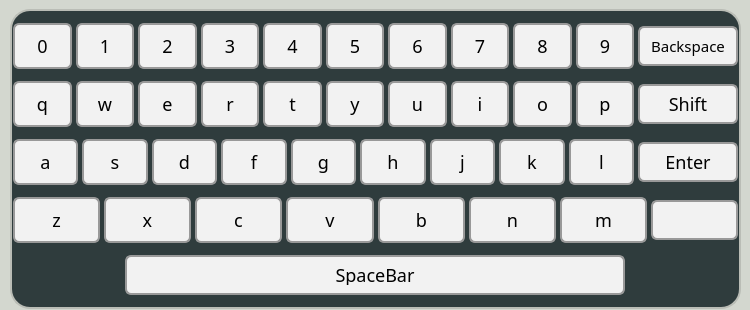
<?xml version="1.0" encoding="UTF-8"?>
<ui version="4.0">
 <class>MSMKeyboard</class>
 <widget class="QWidget" name="MSMKeyboard">
  <property name="windowModality">
   <enum>Qt::NonModal</enum>
  </property>
  <property name="geometry">
   <rect>
    <x>0</x>
    <y>0</y>
    <width>750</width>
    <height>310</height>
   </rect>
  </property>
  <property name="sizePolicy">
   <sizepolicy hsizetype="Expanding" vsizetype="Preferred">
    <horstretch>0</horstretch>
    <verstretch>0</verstretch>
   </sizepolicy>
  </property>
  <property name="minimumSize">
   <size>
    <width>750</width>
    <height>310</height>
   </size>
  </property>
  <property name="maximumSize">
   <size>
    <width>750</width>
    <height>310</height>
   </size>
  </property>
  <property name="windowTitle">
   <string>Form</string>
  </property>
  <property name="styleSheet">
   <string notr="true">background-color: rgb(211, 215, 207);</string>
  </property>
  <widget class="QFrame" name="verticalFrame">
   <property name="geometry">
    <rect>
     <x>10</x>
     <y>9</y>
     <width>731</width>
     <height>300</height>
    </rect>
   </property>
   <property name="styleSheet">
    <string notr="true">border: 2px solid #000000;
color: rgb(255, 255, 255);
background-color: rgb(47, 60, 61);
border-color: rgb(186, 189, 182);
border-radius: 20px;</string>
   </property>
   <layout class="QVBoxLayout" name="verticalLayout">
    <property name="spacing">
     <number>0</number>
    </property>
    <property name="leftMargin">
     <number>1</number>
    </property>
    <property name="topMargin">
     <number>0</number>
    </property>
    <property name="rightMargin">
     <number>1</number>
    </property>
    <property name="bottomMargin">
     <number>0</number>
    </property>
    <item>
     <layout class="QHBoxLayout" name="horizontalLayout_2">
      <property name="spacing">
       <number>4</number>
      </property>
      <item>
       <widget class="QPushButton" name="n_">
        <property name="font">
         <font>
          <family>Gilroy</family>
          <pointsize>-1</pointsize>
         </font>
        </property>
        <property name="focusPolicy">
         <enum>Qt::NoFocus</enum>
        </property>
        <property name="styleSheet">
         <string notr="true">QPushButton {
	color: rgb(0, 0, 0);
    background-color: #f2f2f2;
    border: 2px solid #999;
    border-radius: 6px;
    padding: 8px;
    font-size: 18px;
}

QPushButton:pressed {
    background-color: #ccc;
    border: 2px inset #666;
}</string>
        </property>
        <property name="text">
         <string>0</string>
        </property>
        <property name="flat">
         <bool>true</bool>
        </property>
       </widget>
      </item>
      <item>
       <widget class="QPushButton" name="n_1">
        <property name="font">
         <font>
          <family>Gilroy</family>
          <pointsize>-1</pointsize>
         </font>
        </property>
        <property name="focusPolicy">
         <enum>Qt::NoFocus</enum>
        </property>
        <property name="styleSheet">
         <string notr="true">QPushButton {
	color: rgb(0, 0, 0);
    background-color: #f2f2f2;
    border: 2px solid #999;
    border-radius: 6px;
    padding: 8px;
    font-size: 18px;
}

QPushButton:pressed {
    background-color: #ccc;
    border: 2px inset #666;
}</string>
        </property>
        <property name="text">
         <string>1</string>
        </property>
        <property name="flat">
         <bool>true</bool>
        </property>
       </widget>
      </item>
      <item>
       <widget class="QPushButton" name="n_2">
        <property name="font">
         <font>
          <family>Gilroy</family>
          <pointsize>-1</pointsize>
         </font>
        </property>
        <property name="focusPolicy">
         <enum>Qt::NoFocus</enum>
        </property>
        <property name="styleSheet">
         <string notr="true">QPushButton {
	color: rgb(0, 0, 0);
    background-color: #f2f2f2;
    border: 2px solid #999;
    border-radius: 6px;
    padding: 8px;
    font-size: 18px;
}

QPushButton:pressed {
    background-color: #ccc;
    border: 2px inset #666;
}</string>
        </property>
        <property name="text">
         <string>2</string>
        </property>
        <property name="flat">
         <bool>true</bool>
        </property>
       </widget>
      </item>
      <item>
       <widget class="QPushButton" name="n_3">
        <property name="font">
         <font>
          <family>Gilroy</family>
          <pointsize>-1</pointsize>
         </font>
        </property>
        <property name="focusPolicy">
         <enum>Qt::NoFocus</enum>
        </property>
        <property name="styleSheet">
         <string notr="true">QPushButton {
	color: rgb(0, 0, 0);
    background-color: #f2f2f2;
    border: 2px solid #999;
    border-radius: 6px;
    padding: 8px;
    font-size: 18px;
}

QPushButton:pressed {
    background-color: #ccc;
    border: 2px inset #666;
}</string>
        </property>
        <property name="text">
         <string>3</string>
        </property>
        <property name="flat">
         <bool>true</bool>
        </property>
       </widget>
      </item>
      <item>
       <widget class="QPushButton" name="n_4">
        <property name="font">
         <font>
          <family>Gilroy</family>
          <pointsize>-1</pointsize>
         </font>
        </property>
        <property name="focusPolicy">
         <enum>Qt::NoFocus</enum>
        </property>
        <property name="styleSheet">
         <string notr="true">QPushButton {
	color: rgb(0, 0, 0);
    background-color: #f2f2f2;
    border: 2px solid #999;
    border-radius: 6px;
    padding: 8px;
    font-size: 18px;
}

QPushButton:pressed {
    background-color: #ccc;
    border: 2px inset #666;
}</string>
        </property>
        <property name="text">
         <string>4</string>
        </property>
        <property name="flat">
         <bool>true</bool>
        </property>
       </widget>
      </item>
      <item>
       <widget class="QPushButton" name="n_5">
        <property name="font">
         <font>
          <family>Gilroy</family>
          <pointsize>-1</pointsize>
         </font>
        </property>
        <property name="focusPolicy">
         <enum>Qt::NoFocus</enum>
        </property>
        <property name="styleSheet">
         <string notr="true">QPushButton {
	color: rgb(0, 0, 0);
    background-color: #f2f2f2;
    border: 2px solid #999;
    border-radius: 6px;
    padding: 8px;
    font-size: 18px;
}

QPushButton:pressed {
    background-color: #ccc;
    border: 2px inset #666;
}</string>
        </property>
        <property name="text">
         <string>5</string>
        </property>
        <property name="flat">
         <bool>true</bool>
        </property>
       </widget>
      </item>
      <item>
       <widget class="QPushButton" name="n_6">
        <property name="font">
         <font>
          <family>Gilroy</family>
          <pointsize>-1</pointsize>
         </font>
        </property>
        <property name="focusPolicy">
         <enum>Qt::NoFocus</enum>
        </property>
        <property name="styleSheet">
         <string notr="true">QPushButton {
	color: rgb(0, 0, 0);
    background-color: #f2f2f2;
    border: 2px solid #999;
    border-radius: 6px;
    padding: 8px;
    font-size: 18px;
}

QPushButton:pressed {
    background-color: #ccc;
    border: 2px inset #666;
}</string>
        </property>
        <property name="text">
         <string>6</string>
        </property>
        <property name="flat">
         <bool>true</bool>
        </property>
       </widget>
      </item>
      <item>
       <widget class="QPushButton" name="n_7">
        <property name="font">
         <font>
          <family>Gilroy</family>
          <pointsize>-1</pointsize>
         </font>
        </property>
        <property name="focusPolicy">
         <enum>Qt::NoFocus</enum>
        </property>
        <property name="styleSheet">
         <string notr="true">QPushButton {
	color: rgb(0, 0, 0);
    background-color: #f2f2f2;
    border: 2px solid #999;
    border-radius: 6px;
    padding: 8px;
    font-size: 18px;
}

QPushButton:pressed {
    background-color: #ccc;
    border: 2px inset #666;
}</string>
        </property>
        <property name="text">
         <string>7</string>
        </property>
        <property name="flat">
         <bool>true</bool>
        </property>
       </widget>
      </item>
      <item>
       <widget class="QPushButton" name="n_8">
        <property name="font">
         <font>
          <family>Gilroy</family>
          <pointsize>-1</pointsize>
         </font>
        </property>
        <property name="focusPolicy">
         <enum>Qt::NoFocus</enum>
        </property>
        <property name="styleSheet">
         <string notr="true">QPushButton {
	color: rgb(0, 0, 0);
    background-color: #f2f2f2;
    border: 2px solid #999;
    border-radius: 6px;
    padding: 8px;
    font-size: 18px;
}

QPushButton:pressed {
    background-color: #ccc;
    border: 2px inset #666;
}</string>
        </property>
        <property name="text">
         <string>8</string>
        </property>
        <property name="flat">
         <bool>true</bool>
        </property>
       </widget>
      </item>
      <item>
       <widget class="QPushButton" name="n_9">
        <property name="font">
         <font>
          <family>Gilroy</family>
          <pointsize>-1</pointsize>
         </font>
        </property>
        <property name="focusPolicy">
         <enum>Qt::NoFocus</enum>
        </property>
        <property name="styleSheet">
         <string notr="true">QPushButton {
	color: rgb(0, 0, 0);
    background-color: #f2f2f2;
    border: 2px solid #999;
    border-radius: 6px;
    padding: 8px;
    font-size: 18px;
}

QPushButton:pressed {
    background-color: #ccc;
    border: 2px inset #666;
}</string>
        </property>
        <property name="text">
         <string>9</string>
        </property>
        <property name="flat">
         <bool>true</bool>
        </property>
       </widget>
      </item>
      <item>
       <widget class="QPushButton" name="backspace">
        <property name="minimumSize">
         <size>
          <width>100</width>
          <height>0</height>
         </size>
        </property>
        <property name="maximumSize">
         <size>
          <width>100</width>
          <height>40</height>
         </size>
        </property>
        <property name="font">
         <font>
          <family>Gilroy</family>
          <pointsize>-1</pointsize>
          <bold>false</bold>
          <kerning>false</kerning>
         </font>
        </property>
        <property name="focusPolicy">
         <enum>Qt::NoFocus</enum>
        </property>
        <property name="styleSheet">
         <string notr="true">QPushButton {
	color: rgb(0, 0, 0);
    background-color: #f2f2f2;
    border: 2px solid #999;
    border-radius: 6px;
    padding: 8px;
    font-size: 15px;
}

QPushButton:pressed {
    background-color: #ccc;
    border: 2px inset #666;
}</string>
        </property>
        <property name="text">
         <string>Backspace</string>
        </property>
        <property name="flat">
         <bool>true</bool>
        </property>
       </widget>
      </item>
     </layout>
    </item>
    <item>
     <layout class="QHBoxLayout" name="horizontalLayout">
      <property name="spacing">
       <number>4</number>
      </property>
      <item>
       <widget class="QPushButton" name="key_0">
        <property name="font">
         <font>
          <family>Gilroy</family>
          <pointsize>-1</pointsize>
         </font>
        </property>
        <property name="focusPolicy">
         <enum>Qt::NoFocus</enum>
        </property>
        <property name="styleSheet">
         <string notr="true">QPushButton {
	color: rgb(0, 0, 0);
    background-color: #f2f2f2;
    border: 2px solid #999;
    border-radius: 6px;
    padding: 8px;
    font-size: 18px;
}

QPushButton:pressed {
    background-color: #ccc;
    border: 2px inset #666;
}</string>
        </property>
        <property name="text">
         <string>q</string>
        </property>
        <property name="flat">
         <bool>true</bool>
        </property>
       </widget>
      </item>
      <item>
       <widget class="QPushButton" name="key_1">
        <property name="font">
         <font>
          <family>Gilroy</family>
          <pointsize>-1</pointsize>
         </font>
        </property>
        <property name="focusPolicy">
         <enum>Qt::NoFocus</enum>
        </property>
        <property name="styleSheet">
         <string notr="true">QPushButton {
	color: rgb(0, 0, 0);
    background-color: #f2f2f2;
    border: 2px solid #999;
    border-radius: 6px;
    padding: 8px;
    font-size: 18px;
}

QPushButton:pressed {
    background-color: #ccc;
    border: 2px inset #666;
}</string>
        </property>
        <property name="text">
         <string>w</string>
        </property>
        <property name="flat">
         <bool>true</bool>
        </property>
       </widget>
      </item>
      <item>
       <widget class="QPushButton" name="key_2">
        <property name="font">
         <font>
          <family>Gilroy</family>
          <pointsize>-1</pointsize>
         </font>
        </property>
        <property name="focusPolicy">
         <enum>Qt::NoFocus</enum>
        </property>
        <property name="styleSheet">
         <string notr="true">QPushButton {
	color: rgb(0, 0, 0);
    background-color: #f2f2f2;
    border: 2px solid #999;
    border-radius: 6px;
    padding: 8px;
    font-size: 18px;
}

QPushButton:pressed {
    background-color: #ccc;
    border: 2px inset #666;
}</string>
        </property>
        <property name="text">
         <string>e</string>
        </property>
        <property name="flat">
         <bool>true</bool>
        </property>
       </widget>
      </item>
      <item>
       <widget class="QPushButton" name="key_3">
        <property name="font">
         <font>
          <family>Gilroy</family>
          <pointsize>-1</pointsize>
         </font>
        </property>
        <property name="focusPolicy">
         <enum>Qt::NoFocus</enum>
        </property>
        <property name="styleSheet">
         <string notr="true">QPushButton {
	color: rgb(0, 0, 0);
    background-color: #f2f2f2;
    border: 2px solid #999;
    border-radius: 6px;
    padding: 8px;
    font-size: 18px;
}

QPushButton:pressed {
    background-color: #ccc;
    border: 2px inset #666;
}</string>
        </property>
        <property name="text">
         <string>r</string>
        </property>
        <property name="flat">
         <bool>true</bool>
        </property>
       </widget>
      </item>
      <item>
       <widget class="QPushButton" name="key_4">
        <property name="font">
         <font>
          <family>Gilroy</family>
          <pointsize>-1</pointsize>
         </font>
        </property>
        <property name="focusPolicy">
         <enum>Qt::NoFocus</enum>
        </property>
        <property name="styleSheet">
         <string notr="true">QPushButton {
	color: rgb(0, 0, 0);
    background-color: #f2f2f2;
    border: 2px solid #999;
    border-radius: 6px;
    padding: 8px;
    font-size: 18px;
}

QPushButton:pressed {
    background-color: #ccc;
    border: 2px inset #666;
}</string>
        </property>
        <property name="text">
         <string>t</string>
        </property>
        <property name="flat">
         <bool>true</bool>
        </property>
       </widget>
      </item>
      <item>
       <widget class="QPushButton" name="key_6">
        <property name="font">
         <font>
          <family>Gilroy</family>
          <pointsize>-1</pointsize>
         </font>
        </property>
        <property name="focusPolicy">
         <enum>Qt::NoFocus</enum>
        </property>
        <property name="styleSheet">
         <string notr="true">QPushButton {
	color: rgb(0, 0, 0);
    background-color: #f2f2f2;
    border: 2px solid #999;
    border-radius: 6px;
    padding: 8px;
    font-size: 18px;
}

QPushButton:pressed {
    background-color: #ccc;
    border: 2px inset #666;
}</string>
        </property>
        <property name="text">
         <string>y</string>
        </property>
        <property name="flat">
         <bool>true</bool>
        </property>
       </widget>
      </item>
      <item>
       <widget class="QPushButton" name="key_7">
        <property name="font">
         <font>
          <family>Gilroy</family>
          <pointsize>-1</pointsize>
         </font>
        </property>
        <property name="focusPolicy">
         <enum>Qt::NoFocus</enum>
        </property>
        <property name="styleSheet">
         <string notr="true">QPushButton {
	color: rgb(0, 0, 0);
    background-color: #f2f2f2;
    border: 2px solid #999;
    border-radius: 6px;
    padding: 8px;
    font-size: 18px;
}

QPushButton:pressed {
    background-color: #ccc;
    border: 2px inset #666;
}</string>
        </property>
        <property name="text">
         <string>u</string>
        </property>
        <property name="flat">
         <bool>true</bool>
        </property>
       </widget>
      </item>
      <item>
       <widget class="QPushButton" name="key_5">
        <property name="font">
         <font>
          <family>Gilroy</family>
          <pointsize>-1</pointsize>
         </font>
        </property>
        <property name="focusPolicy">
         <enum>Qt::NoFocus</enum>
        </property>
        <property name="styleSheet">
         <string notr="true">QPushButton {
	color: rgb(0, 0, 0);
    background-color: #f2f2f2;
    border: 2px solid #999;
    border-radius: 6px;
    padding: 8px;
    font-size: 18px;
}

QPushButton:pressed {
    background-color: #ccc;
    border: 2px inset #666;
}</string>
        </property>
        <property name="text">
         <string>i</string>
        </property>
        <property name="flat">
         <bool>true</bool>
        </property>
       </widget>
      </item>
      <item>
       <widget class="QPushButton" name="key_9">
        <property name="font">
         <font>
          <family>Gilroy</family>
          <pointsize>-1</pointsize>
         </font>
        </property>
        <property name="focusPolicy">
         <enum>Qt::NoFocus</enum>
        </property>
        <property name="styleSheet">
         <string notr="true">QPushButton {
	color: rgb(0, 0, 0);
    background-color: #f2f2f2;
    border: 2px solid #999;
    border-radius: 6px;
    padding: 8px;
    font-size: 18px;
}

QPushButton:pressed {
    background-color: #ccc;
    border: 2px inset #666;
}</string>
        </property>
        <property name="text">
         <string>o</string>
        </property>
        <property name="flat">
         <bool>true</bool>
        </property>
       </widget>
      </item>
      <item>
       <widget class="QPushButton" name="key_8">
        <property name="font">
         <font>
          <family>Gilroy</family>
          <pointsize>-1</pointsize>
         </font>
        </property>
        <property name="focusPolicy">
         <enum>Qt::NoFocus</enum>
        </property>
        <property name="styleSheet">
         <string notr="true">QPushButton {
	color: rgb(0, 0, 0);
    background-color: #f2f2f2;
    border: 2px solid #999;
    border-radius: 6px;
    padding: 8px;
    font-size: 18px;
}

QPushButton:pressed {
    background-color: #ccc;
    border: 2px inset #666;
}</string>
        </property>
        <property name="text">
         <string>p</string>
        </property>
        <property name="flat">
         <bool>true</bool>
        </property>
       </widget>
      </item>
      <item>
       <widget class="QPushButton" name="shift">
        <property name="sizePolicy">
         <sizepolicy hsizetype="Fixed" vsizetype="Fixed">
          <horstretch>0</horstretch>
          <verstretch>0</verstretch>
         </sizepolicy>
        </property>
        <property name="minimumSize">
         <size>
          <width>100</width>
          <height>0</height>
         </size>
        </property>
        <property name="maximumSize">
         <size>
          <width>100</width>
          <height>40</height>
         </size>
        </property>
        <property name="font">
         <font>
          <family>Gilroy</family>
          <pointsize>-1</pointsize>
         </font>
        </property>
        <property name="focusPolicy">
         <enum>Qt::NoFocus</enum>
        </property>
        <property name="styleSheet">
         <string notr="true">QPushButton {
	color: rgb(0, 0, 0);
    background-color: #f2f2f2;
    border: 2px solid #999;
    border-radius: 6px;
    padding: 8px;
    font-size: 18px;
}

QPushButton:pressed {
    background-color: #ccc;
    border: 2px inset #666;
}</string>
        </property>
        <property name="text">
         <string>Shift</string>
        </property>
        <property name="flat">
         <bool>true</bool>
        </property>
       </widget>
      </item>
     </layout>
    </item>
    <item>
     <layout class="QHBoxLayout" name="horizontalLayout_3">
      <property name="spacing">
       <number>4</number>
      </property>
      <item>
       <widget class="QPushButton" name="key_12">
        <property name="font">
         <font>
          <family>Gilroy</family>
          <pointsize>-1</pointsize>
         </font>
        </property>
        <property name="focusPolicy">
         <enum>Qt::NoFocus</enum>
        </property>
        <property name="styleSheet">
         <string notr="true">QPushButton {
	color: rgb(0, 0, 0);
    background-color: #f2f2f2;
    border: 2px solid #999;
    border-radius: 6px;
    padding: 8px;
    font-size: 18px;
}

QPushButton:pressed {
    background-color: #ccc;
    border: 2px inset #666;
}</string>
        </property>
        <property name="text">
         <string>a</string>
        </property>
        <property name="flat">
         <bool>true</bool>
        </property>
       </widget>
      </item>
      <item>
       <widget class="QPushButton" name="key_16">
        <property name="font">
         <font>
          <family>Gilroy</family>
          <pointsize>-1</pointsize>
         </font>
        </property>
        <property name="focusPolicy">
         <enum>Qt::NoFocus</enum>
        </property>
        <property name="styleSheet">
         <string notr="true">QPushButton {
	color: rgb(0, 0, 0);
    background-color: #f2f2f2;
    border: 2px solid #999;
    border-radius: 6px;
    padding: 8px;
    font-size: 18px;
}

QPushButton:pressed {
    background-color: #ccc;
    border: 2px inset #666;
}</string>
        </property>
        <property name="text">
         <string>s</string>
        </property>
        <property name="flat">
         <bool>true</bool>
        </property>
       </widget>
      </item>
      <item>
       <widget class="QPushButton" name="key_18">
        <property name="font">
         <font>
          <family>Gilroy</family>
          <pointsize>-1</pointsize>
         </font>
        </property>
        <property name="focusPolicy">
         <enum>Qt::NoFocus</enum>
        </property>
        <property name="styleSheet">
         <string notr="true">QPushButton {
	color: rgb(0, 0, 0);
    background-color: #f2f2f2;
    border: 2px solid #999;
    border-radius: 6px;
    padding: 8px;
    font-size: 18px;
}

QPushButton:pressed {
    background-color: #ccc;
    border: 2px inset #666;
}</string>
        </property>
        <property name="text">
         <string>d</string>
        </property>
        <property name="flat">
         <bool>true</bool>
        </property>
       </widget>
      </item>
      <item>
       <widget class="QPushButton" name="key_14">
        <property name="font">
         <font>
          <family>Gilroy</family>
          <pointsize>-1</pointsize>
         </font>
        </property>
        <property name="focusPolicy">
         <enum>Qt::NoFocus</enum>
        </property>
        <property name="styleSheet">
         <string notr="true">QPushButton {
	color: rgb(0, 0, 0);
    background-color: #f2f2f2;
    border: 2px solid #999;
    border-radius: 6px;
    padding: 8px;
    font-size: 18px;
}

QPushButton:pressed {
    background-color: #ccc;
    border: 2px inset #666;
}</string>
        </property>
        <property name="text">
         <string>f</string>
        </property>
        <property name="flat">
         <bool>true</bool>
        </property>
       </widget>
      </item>
      <item>
       <widget class="QPushButton" name="key_15">
        <property name="font">
         <font>
          <family>Gilroy</family>
          <pointsize>-1</pointsize>
         </font>
        </property>
        <property name="focusPolicy">
         <enum>Qt::NoFocus</enum>
        </property>
        <property name="styleSheet">
         <string notr="true">QPushButton {
	color: rgb(0, 0, 0);
    background-color: #f2f2f2;
    border: 2px solid #999;
    border-radius: 6px;
    padding: 8px;
    font-size: 18px;
}

QPushButton:pressed {
    background-color: #ccc;
    border: 2px inset #666;
}</string>
        </property>
        <property name="text">
         <string>g</string>
        </property>
        <property name="flat">
         <bool>true</bool>
        </property>
       </widget>
      </item>
      <item>
       <widget class="QPushButton" name="key_13">
        <property name="font">
         <font>
          <family>Gilroy</family>
          <pointsize>-1</pointsize>
         </font>
        </property>
        <property name="focusPolicy">
         <enum>Qt::NoFocus</enum>
        </property>
        <property name="styleSheet">
         <string notr="true">QPushButton {
	color: rgb(0, 0, 0);
    background-color: #f2f2f2;
    border: 2px solid #999;
    border-radius: 6px;
    padding: 8px;
    font-size: 18px;
}

QPushButton:pressed {
    background-color: #ccc;
    border: 2px inset #666;
}</string>
        </property>
        <property name="text">
         <string>h</string>
        </property>
        <property name="flat">
         <bool>true</bool>
        </property>
       </widget>
      </item>
      <item>
       <widget class="QPushButton" name="key_17">
        <property name="font">
         <font>
          <family>Gilroy</family>
          <pointsize>-1</pointsize>
         </font>
        </property>
        <property name="focusPolicy">
         <enum>Qt::NoFocus</enum>
        </property>
        <property name="styleSheet">
         <string notr="true">QPushButton {
	color: rgb(0, 0, 0);
    background-color: #f2f2f2;
    border: 2px solid #999;
    border-radius: 6px;
    padding: 8px;
    font-size: 18px;
}

QPushButton:pressed {
    background-color: #ccc;
    border: 2px inset #666;
}</string>
        </property>
        <property name="text">
         <string>j</string>
        </property>
        <property name="flat">
         <bool>true</bool>
        </property>
       </widget>
      </item>
      <item>
       <widget class="QPushButton" name="key_11">
        <property name="font">
         <font>
          <family>Gilroy</family>
          <pointsize>-1</pointsize>
         </font>
        </property>
        <property name="focusPolicy">
         <enum>Qt::NoFocus</enum>
        </property>
        <property name="styleSheet">
         <string notr="true">QPushButton {
	color: rgb(0, 0, 0);
    background-color: #f2f2f2;
    border: 2px solid #999;
    border-radius: 6px;
    padding: 8px;
    font-size: 18px;
}

QPushButton:pressed {
    background-color: #ccc;
    border: 2px inset #666;
}</string>
        </property>
        <property name="text">
         <string>k</string>
        </property>
        <property name="flat">
         <bool>true</bool>
        </property>
       </widget>
      </item>
      <item>
       <widget class="QPushButton" name="key_19">
        <property name="font">
         <font>
          <family>Gilroy</family>
          <pointsize>-1</pointsize>
         </font>
        </property>
        <property name="focusPolicy">
         <enum>Qt::NoFocus</enum>
        </property>
        <property name="styleSheet">
         <string notr="true">QPushButton {
	color: rgb(0, 0, 0);
    background-color: #f2f2f2;
    border: 2px solid #999;
    border-radius: 6px;
    padding: 8px;
    font-size: 18px;
}

QPushButton:pressed {
    background-color: #ccc;
    border: 2px inset #666;
}</string>
        </property>
        <property name="text">
         <string notr="true">l</string>
        </property>
        <property name="flat">
         <bool>true</bool>
        </property>
       </widget>
      </item>
      <item>
       <widget class="QPushButton" name="enter">
        <property name="sizePolicy">
         <sizepolicy hsizetype="Fixed" vsizetype="Fixed">
          <horstretch>0</horstretch>
          <verstretch>0</verstretch>
         </sizepolicy>
        </property>
        <property name="minimumSize">
         <size>
          <width>100</width>
          <height>0</height>
         </size>
        </property>
        <property name="maximumSize">
         <size>
          <width>100</width>
          <height>40</height>
         </size>
        </property>
        <property name="font">
         <font>
          <family>Gilroy</family>
          <pointsize>-1</pointsize>
         </font>
        </property>
        <property name="focusPolicy">
         <enum>Qt::NoFocus</enum>
        </property>
        <property name="styleSheet">
         <string notr="true">QPushButton {
	color: rgb(0, 0, 0);
    background-color: #f2f2f2;
    border: 2px solid #999;
    border-radius: 6px;
    padding: 8px;
    font-size: 18px;
}

QPushButton:pressed {
    background-color: #ccc;
    border: 2px inset #666;
}</string>
        </property>
        <property name="text">
         <string>Enter</string>
        </property>
        <property name="flat">
         <bool>true</bool>
        </property>
       </widget>
      </item>
     </layout>
    </item>
    <item>
     <layout class="QHBoxLayout" name="horizontalLayout_4">
      <property name="spacing">
       <number>4</number>
      </property>
      <item>
       <widget class="QPushButton" name="key_28">
        <property name="font">
         <font>
          <family>Gilroy</family>
          <pointsize>-1</pointsize>
         </font>
        </property>
        <property name="focusPolicy">
         <enum>Qt::NoFocus</enum>
        </property>
        <property name="styleSheet">
         <string notr="true">QPushButton {
	color: rgb(0, 0, 0);
    background-color: #f2f2f2;
    border: 2px solid #999;
    border-radius: 6px;
    padding: 8px;
    font-size: 18px;
}

QPushButton:pressed {
    background-color: #ccc;
    border: 2px inset #666;
}</string>
        </property>
        <property name="text">
         <string>z</string>
        </property>
        <property name="flat">
         <bool>true</bool>
        </property>
       </widget>
      </item>
      <item>
       <widget class="QPushButton" name="key_22">
        <property name="font">
         <font>
          <family>Gilroy</family>
          <pointsize>-1</pointsize>
         </font>
        </property>
        <property name="focusPolicy">
         <enum>Qt::NoFocus</enum>
        </property>
        <property name="styleSheet">
         <string notr="true">QPushButton {
	color: rgb(0, 0, 0);
    background-color: #f2f2f2;
    border: 2px solid #999;
    border-radius: 6px;
    padding: 8px;
    font-size: 18px;
}

QPushButton:pressed {
    background-color: #ccc;
    border: 2px inset #666;
}</string>
        </property>
        <property name="text">
         <string>x</string>
        </property>
        <property name="flat">
         <bool>true</bool>
        </property>
       </widget>
      </item>
      <item>
       <widget class="QPushButton" name="key_21">
        <property name="font">
         <font>
          <family>Gilroy</family>
          <pointsize>-1</pointsize>
         </font>
        </property>
        <property name="focusPolicy">
         <enum>Qt::NoFocus</enum>
        </property>
        <property name="styleSheet">
         <string notr="true">QPushButton {
	color: rgb(0, 0, 0);
    background-color: #f2f2f2;
    border: 2px solid #999;
    border-radius: 6px;
    padding: 8px;
    font-size: 18px;
}

QPushButton:pressed {
    background-color: #ccc;
    border: 2px inset #666;
}</string>
        </property>
        <property name="text">
         <string>c</string>
        </property>
        <property name="flat">
         <bool>true</bool>
        </property>
       </widget>
      </item>
      <item>
       <widget class="QPushButton" name="key_25">
        <property name="font">
         <font>
          <family>Gilroy</family>
          <pointsize>-1</pointsize>
         </font>
        </property>
        <property name="focusPolicy">
         <enum>Qt::NoFocus</enum>
        </property>
        <property name="styleSheet">
         <string notr="true">QPushButton {
	color: rgb(0, 0, 0);
    background-color: #f2f2f2;
    border: 2px solid #999;
    border-radius: 6px;
    padding: 8px;
    font-size: 18px;
}

QPushButton:pressed {
    background-color: #ccc;
    border: 2px inset #666;
}</string>
        </property>
        <property name="text">
         <string>v</string>
        </property>
        <property name="flat">
         <bool>true</bool>
        </property>
       </widget>
      </item>
      <item>
       <widget class="QPushButton" name="key_26">
        <property name="font">
         <font>
          <family>Gilroy</family>
          <pointsize>-1</pointsize>
         </font>
        </property>
        <property name="focusPolicy">
         <enum>Qt::NoFocus</enum>
        </property>
        <property name="styleSheet">
         <string notr="true">QPushButton {
	color: rgb(0, 0, 0);
    background-color: #f2f2f2;
    border: 2px solid #999;
    border-radius: 6px;
    padding: 8px;
    font-size: 18px;
}

QPushButton:pressed {
    background-color: #ccc;
    border: 2px inset #666;
}</string>
        </property>
        <property name="text">
         <string>b</string>
        </property>
        <property name="flat">
         <bool>true</bool>
        </property>
       </widget>
      </item>
      <item>
       <widget class="QPushButton" name="key_24">
        <property name="font">
         <font>
          <family>Gilroy</family>
          <pointsize>-1</pointsize>
         </font>
        </property>
        <property name="focusPolicy">
         <enum>Qt::NoFocus</enum>
        </property>
        <property name="styleSheet">
         <string notr="true">QPushButton {
	color: rgb(0, 0, 0);
    background-color: #f2f2f2;
    border: 2px solid #999;
    border-radius: 6px;
    padding: 8px;
    font-size: 18px;
}

QPushButton:pressed {
    background-color: #ccc;
    border: 2px inset #666;
}</string>
        </property>
        <property name="text">
         <string>n</string>
        </property>
        <property name="flat">
         <bool>true</bool>
        </property>
       </widget>
      </item>
      <item>
       <widget class="QPushButton" name="key_23">
        <property name="font">
         <font>
          <family>Gilroy</family>
          <pointsize>-1</pointsize>
         </font>
        </property>
        <property name="focusPolicy">
         <enum>Qt::NoFocus</enum>
        </property>
        <property name="styleSheet">
         <string notr="true">QPushButton {
	color: rgb(0, 0, 0);
    background-color: #f2f2f2;
    border: 2px solid #999;
    border-radius: 6px;
    padding: 8px;
    font-size: 18px;
}

QPushButton:pressed {
    background-color: #ccc;
    border: 2px inset #666;
}</string>
        </property>
        <property name="text">
         <string>m</string>
        </property>
        <property name="flat">
         <bool>true</bool>
        </property>
       </widget>
      </item>
      <item>
       <widget class="QPushButton" name="hide">
        <property name="maximumSize">
         <size>
          <width>120</width>
          <height>40</height>
         </size>
        </property>
        <property name="font">
         <font>
          <family>Gilroy</family>
          <pointsize>-1</pointsize>
         </font>
        </property>
        <property name="focusPolicy">
         <enum>Qt::NoFocus</enum>
        </property>
        <property name="styleSheet">
         <string notr="true">QPushButton {
    background-color: #f2f2f2;
    border: 2px solid #999;
    border-radius: 6px;
    padding: 8px;
    font-size: 18px;
}

QPushButton:pressed {
    background-color: #ccc;
    border: 2px inset #666;
}</string>
        </property>
        <property name="text">
         <string/>
        </property>
        <property name="icon">
         <iconset resource="icons.qrc">
          <normaloff>:/icons/hide.png</normaloff>:/icons/hide.png</iconset>
        </property>
        <property name="iconSize">
         <size>
          <width>80</width>
          <height>45</height>
         </size>
        </property>
        <property name="flat">
         <bool>true</bool>
        </property>
       </widget>
      </item>
     </layout>
    </item>
    <item>
     <layout class="QHBoxLayout" name="horizontalLayout_5">
      <property name="spacing">
       <number>0</number>
      </property>
      <item>
       <widget class="QPushButton" name="enter_2">
        <property name="sizePolicy">
         <sizepolicy hsizetype="Expanding" vsizetype="Fixed">
          <horstretch>0</horstretch>
          <verstretch>0</verstretch>
         </sizepolicy>
        </property>
        <property name="maximumSize">
         <size>
          <width>500</width>
          <height>40</height>
         </size>
        </property>
        <property name="font">
         <font>
          <family>Gilroy</family>
          <pointsize>-1</pointsize>
         </font>
        </property>
        <property name="focusPolicy">
         <enum>Qt::NoFocus</enum>
        </property>
        <property name="styleSheet">
         <string notr="true">QPushButton {
	color: rgb(0, 0, 0);
    background-color: #f2f2f2;
    border: 2px solid #999;
    border-radius: 6px;
    padding: 8px;
    font-size: 18px;
}

QPushButton:pressed {
    background-color: #ccc;
    border: 2px inset #666;
}</string>
        </property>
        <property name="text">
         <string>SpaceBar</string>
        </property>
        <property name="flat">
         <bool>true</bool>
        </property>
       </widget>
      </item>
     </layout>
    </item>
   </layout>
  </widget>
 </widget>
 <resources>
  <include location="icons.qrc"/>
 </resources>
 <connections/>
</ui>
